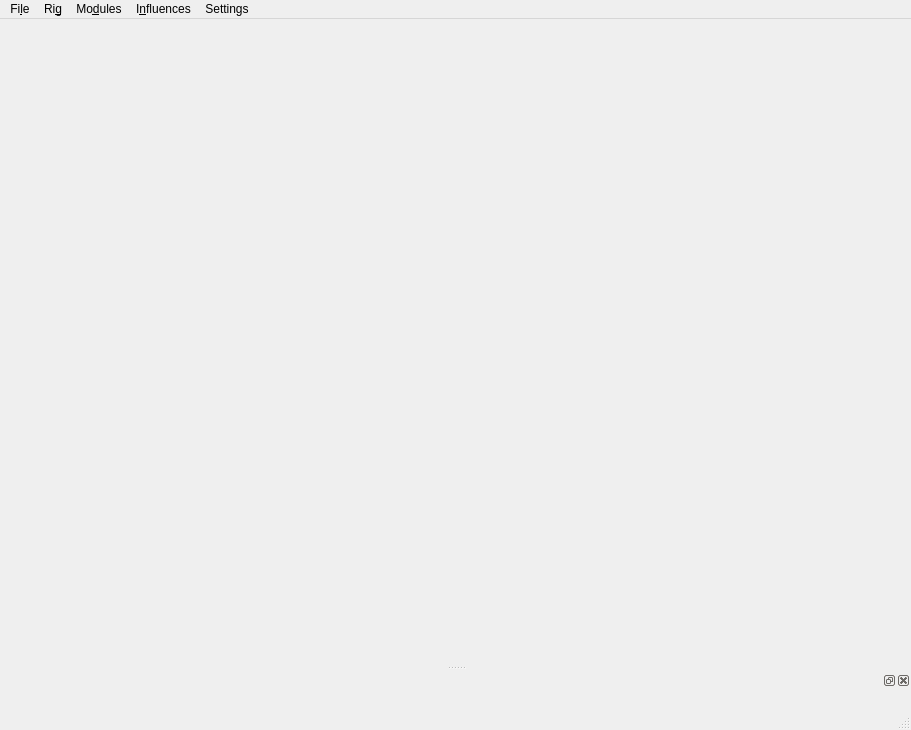
<?xml version="1.0" encoding="UTF-8"?>
<ui version="4.0">
 <class>OpenRiggingToolkit</class>
 <widget class="QMainWindow" name="OpenRiggingToolkit">
  <property name="geometry">
   <rect>
    <x>0</x>
    <y>0</y>
    <width>911</width>
    <height>730</height>
   </rect>
  </property>
  <property name="windowTitle">
   <string>Open Rigging Toolkit</string>
  </property>
  <widget class="QWidget" name="centralwidget">
   <layout class="QVBoxLayout" name="verticalLayout_5">
    <item>
     <widget class="QStackedWidget" name="stackedWidget">
      <widget class="QWidget" name="page_1">
       <layout class="QVBoxLayout" name="verticalLayout_9">
        <item>
         <widget class="WidgetWelcome" name="widget_welcome" native="true"/>
        </item>
       </layout>
      </widget>
      <widget class="QWidget" name="page_2">
       <layout class="QVBoxLayout" name="verticalLayout_7">
        <item>
         <widget class="QSplitter" name="splitter">
          <property name="orientation">
           <enum>Qt::Horizontal</enum>
          </property>
          <widget class="QWidget" name="layoutWidget">
           <layout class="QVBoxLayout" name="verticalLayout">
            <item>
             <widget class="QLabel" name="label_modules">
              <property name="text">
               <string>Modules</string>
              </property>
             </widget>
            </item>
            <item>
             <widget class="WidgetListModules" name="widget_modules" native="true">
              <property name="sizePolicy">
               <sizepolicy hsizetype="Preferred" vsizetype="Expanding">
                <horstretch>0</horstretch>
                <verstretch>0</verstretch>
               </sizepolicy>
              </property>
             </widget>
            </item>
           </layout>
          </widget>
          <widget class="QWidget" name="layoutWidget_2">
           <layout class="QVBoxLayout" name="verticalLayout_2">
            <item>
             <widget class="QLabel" name="label_jnts">
              <property name="text">
               <string>Influences</string>
              </property>
             </widget>
            </item>
            <item>
             <widget class="WidgetListInfluences" name="widget_jnts" native="true">
              <property name="sizePolicy">
               <sizepolicy hsizetype="Preferred" vsizetype="Expanding">
                <horstretch>0</horstretch>
                <verstretch>0</verstretch>
               </sizepolicy>
              </property>
             </widget>
            </item>
           </layout>
          </widget>
          <widget class="QWidget" name="layoutWidget_3">
           <layout class="QVBoxLayout" name="verticalLayout_3">
            <item>
             <widget class="QLabel" name="label">
              <property name="text">
               <string>Meshes</string>
              </property>
             </widget>
            </item>
            <item>
             <widget class="WidgetListMeshes" name="widget_meshes" native="true">
              <property name="sizePolicy">
               <sizepolicy hsizetype="Preferred" vsizetype="Expanding">
                <horstretch>0</horstretch>
                <verstretch>0</verstretch>
               </sizepolicy>
              </property>
             </widget>
            </item>
           </layout>
          </widget>
         </widget>
        </item>
       </layout>
      </widget>
     </widget>
    </item>
   </layout>
  </widget>
  <widget class="QMenuBar" name="menubar">
   <property name="geometry">
    <rect>
     <x>0</x>
     <y>0</y>
     <width>911</width>
     <height>25</height>
    </rect>
   </property>
   <widget class="QMenu" name="menuFile">
    <property name="title">
     <string>Fi&amp;le</string>
    </property>
    <addaction name="actionImport"/>
    <addaction name="actionExport"/>
    <addaction name="separator"/>
    <addaction name="actionUpdate"/>
   </widget>
   <widget class="QMenu" name="menuRig">
    <property name="title">
     <string>Ri&amp;g</string>
    </property>
    <addaction name="actionBuildAll"/>
    <addaction name="actionUnbuildAll"/>
    <addaction name="actionRebuildAll"/>
   </widget>
   <widget class="QMenu" name="menuJoint">
    <property name="title">
     <string>Mo&amp;dules</string>
    </property>
    <addaction name="actionCreateModule"/>
    <addaction name="actionAddNodeToModule"/>
    <addaction name="actionRemoveNodeFromModule"/>
   </widget>
   <widget class="QMenu" name="menuInfluences">
    <property name="title">
     <string>I&amp;nfluences</string>
    </property>
    <addaction name="actionMirrorJntsLToR"/>
    <addaction name="actionMirrorJntsRToL"/>
    <addaction name="actionMirrorSelection"/>
   </widget>
   <widget class="QMenu" name="menuSettings">
    <property name="title">
     <string>Settings</string>
    </property>
    <addaction name="actionShowPreferences"/>
    <addaction name="actionShowPluginManager"/>
   </widget>
   <addaction name="menuFile"/>
   <addaction name="menuRig"/>
   <addaction name="menuJoint"/>
   <addaction name="menuInfluences"/>
   <addaction name="menuSettings"/>
  </widget>
  <widget class="QStatusBar" name="statusbar"/>
  <widget class="QDockWidget" name="dockWidget">
   <attribute name="dockWidgetArea">
    <number>8</number>
   </attribute>
   <widget class="QWidget" name="dockWidgetContents">
    <layout class="QVBoxLayout" name="verticalLayout_4">
     <item>
      <widget class="WidgetLogger" name="widget_logger" native="true">
       <property name="enabled">
        <bool>true</bool>
       </property>
       <property name="sizePolicy">
        <sizepolicy hsizetype="Expanding" vsizetype="Expanding">
         <horstretch>0</horstretch>
         <verstretch>0</verstretch>
        </sizepolicy>
       </property>
      </widget>
     </item>
    </layout>
   </widget>
  </widget>
  <action name="actionUpdate">
   <property name="text">
    <string>&amp;Update All</string>
   </property>
   <property name="toolTip">
    <string>Update</string>
   </property>
  </action>
  <action name="actionImport">
   <property name="text">
    <string>&amp;Import</string>
   </property>
  </action>
  <action name="actionExport">
   <property name="text">
    <string>&amp;Export</string>
   </property>
  </action>
  <action name="actionBuildAll">
   <property name="text">
    <string>&amp;Build All</string>
   </property>
  </action>
  <action name="actionUnbuildAll">
   <property name="text">
    <string>&amp;Unbuild All</string>
   </property>
  </action>
  <action name="actionRebuildAll">
   <property name="text">
    <string>&amp;Rebuild All</string>
   </property>
  </action>
  <action name="actionCreateModule">
   <property name="text">
    <string>&amp;Create Module</string>
   </property>
  </action>
  <action name="actionAddNodeToModule">
   <property name="text">
    <string>&amp;Add Selection</string>
   </property>
  </action>
  <action name="actionRemoveNodeFromModule">
   <property name="text">
    <string>&amp;Remove Selection</string>
   </property>
  </action>
  <action name="actionMirrorJntsLToR">
   <property name="text">
    <string>&amp;Mirror L -&gt; R</string>
   </property>
  </action>
  <action name="actionMirrorJntsRToL">
   <property name="text">
    <string>Mirror &amp;R -&gt; L</string>
   </property>
  </action>
  <action name="actionMirrorSelection">
   <property name="text">
    <string>Mirror &amp;using Selection</string>
   </property>
  </action>
  <action name="actionShowPluginManager">
   <property name="text">
    <string>Plugin &amp;Manager</string>
   </property>
  </action>
  <action name="actionShowPreferences">
   <property name="text">
    <string>&amp;Preferences</string>
   </property>
  </action>
 </widget>
 <customwidgets>
  <customwidget>
   <class>WidgetListModules</class>
   <extends>QWidget</extends>
   <header>..widget_list_modules.h</header>
   <container>1</container>
  </customwidget>
  <customwidget>
   <class>WidgetListInfluences</class>
   <extends>QWidget</extends>
   <header>..widget_list_influences.h</header>
   <container>1</container>
  </customwidget>
  <customwidget>
   <class>WidgetListMeshes</class>
   <extends>QWidget</extends>
   <header>..widget_list_meshes.h</header>
   <container>1</container>
  </customwidget>
  <customwidget>
   <class>WidgetLogger</class>
   <extends>QWidget</extends>
   <header>..widget_logger.h</header>
   <container>1</container>
  </customwidget>
  <customwidget>
   <class>WidgetWelcome</class>
   <extends>QWidget</extends>
   <header>..widget_welcome.h</header>
   <container>1</container>
  </customwidget>
 </customwidgets>
 <resources/>
 <connections/>
</ui>
